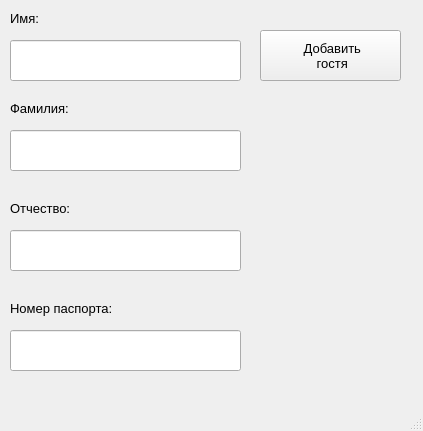
<?xml version="1.0" encoding="UTF-8"?>
<ui version="4.0">
 <class>MainWindow</class>
 <widget class="QMainWindow" name="MainWindow">
  <property name="geometry">
   <rect>
    <x>0</x>
    <y>0</y>
    <width>423</width>
    <height>431</height>
   </rect>
  </property>
  <property name="windowTitle">
   <string>MainWindow</string>
  </property>
  <widget class="QWidget" name="centralwidget">
   <widget class="QLineEdit" name="NamePerson">
    <property name="geometry">
     <rect>
      <x>10</x>
      <y>40</y>
      <width>231</width>
      <height>41</height>
     </rect>
    </property>
   </widget>
   <widget class="QLineEdit" name="SurnamePerson">
    <property name="geometry">
     <rect>
      <x>10</x>
      <y>130</y>
      <width>231</width>
      <height>41</height>
     </rect>
    </property>
   </widget>
   <widget class="QLineEdit" name="PatronymicPerson">
    <property name="geometry">
     <rect>
      <x>10</x>
      <y>230</y>
      <width>231</width>
      <height>41</height>
     </rect>
    </property>
   </widget>
   <widget class="QLineEdit" name="PassportID">
    <property name="geometry">
     <rect>
      <x>10</x>
      <y>330</y>
      <width>231</width>
      <height>41</height>
     </rect>
    </property>
   </widget>
   <widget class="QLabel" name="label">
    <property name="geometry">
     <rect>
      <x>10</x>
      <y>300</y>
      <width>141</width>
      <height>16</height>
     </rect>
    </property>
    <property name="font">
     <font>
      <pointsize>10</pointsize>
     </font>
    </property>
    <property name="text">
     <string>Номер паспорта:</string>
    </property>
   </widget>
   <widget class="QLabel" name="label_2">
    <property name="geometry">
     <rect>
      <x>10</x>
      <y>200</y>
      <width>111</width>
      <height>16</height>
     </rect>
    </property>
    <property name="font">
     <font>
      <pointsize>10</pointsize>
     </font>
    </property>
    <property name="text">
     <string>Отчество:</string>
    </property>
   </widget>
   <widget class="QLabel" name="label_3">
    <property name="geometry">
     <rect>
      <x>10</x>
      <y>100</y>
      <width>111</width>
      <height>16</height>
     </rect>
    </property>
    <property name="font">
     <font>
      <pointsize>10</pointsize>
     </font>
    </property>
    <property name="text">
     <string>Фамилия:</string>
    </property>
   </widget>
   <widget class="QLabel" name="label_4">
    <property name="geometry">
     <rect>
      <x>10</x>
      <y>10</y>
      <width>111</width>
      <height>16</height>
     </rect>
    </property>
    <property name="font">
     <font>
      <pointsize>10</pointsize>
     </font>
    </property>
    <property name="text">
     <string>Имя:</string>
    </property>
   </widget>
   <widget class="QPushButton" name="addInhabitant">
    <property name="geometry">
     <rect>
      <x>260</x>
      <y>30</y>
      <width>141</width>
      <height>51</height>
     </rect>
    </property>
    <property name="font">
     <font>
      <pointsize>10</pointsize>
     </font>
    </property>
    <property name="text">
     <string> Добавить
 гостя</string>
    </property>
    <property name="icon">
     <iconset>
      <normaloff>../images for project/icon_man.png</normaloff>../images for project/icon_man.png</iconset>
    </property>
    <property name="iconSize">
     <size>
      <width>35</width>
      <height>35</height>
     </size>
    </property>
   </widget>
  </widget>
  <widget class="QMenuBar" name="menubar">
   <property name="geometry">
    <rect>
     <x>0</x>
     <y>0</y>
     <width>423</width>
     <height>26</height>
    </rect>
   </property>
  </widget>
  <widget class="QStatusBar" name="statusbar"/>
 </widget>
 <resources/>
 <connections/>
</ui>
